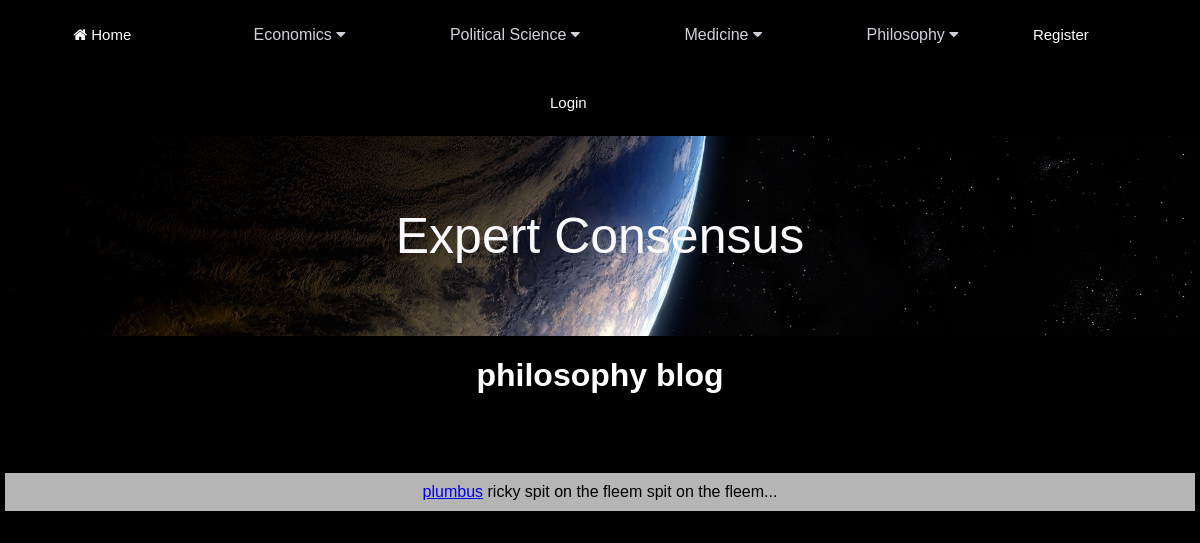
The page /philosophy_blog/ on the database its author committed.
### MainApp/models.py (models this page shows, shortened)
class Post(models.Model):
    title = models.CharField(max_length=255)
    author = models.ForeignKey(User, on_delete=models.CASCADE)
    body = RichTextField(blank=True, null=True)
    category = models.CharField(max_length=255, default='no category')

### MainApp/views.py (the view)
# urls.py: path("philosophy_blog/", Philosophy_Blog.as_view(), name="philosophy_blog"),
class Philosophy_Blog(ListView):
    model = Post
    template_name = 'philosophy_blog.html'
    ordering = ['-id']

### MainApp/templates/philosophy_blog.html (shortened to what this page needs)
{% extends 'base.html' %}
{% block content %}
<h1>philosophy blog</h1>
<ul style="list-style-type:square" id="blog_list">
{% for post in object_list %}
    {% if post.category == 'Philosophy' %}
    <li id="list_id"><a href="{% url 'article_details' post.pk %}">{{ post.title }}</a>
        {{ post.author }}
        {{ post.body }}
        {{ post.body|slice:":20" }}...
    </li>
    {% endif %}
{% endfor %}
</ul>
{% endblock %}

### MainApp/static/style.css (style rules this page uses)
body { margin: 0; padding: 0; background: black; font-family: arial; }
h1 { color: white; text-align: center; }
ul { background: black; text-align: center; padding: 5px; }
#list_id { padding: 10px; background-color:#b5b5b5; margin: 0 0 0px 0; color: black; space-between: 5px; }

### rows shown on the page
Post: title "plumbus", author "ricky", body "spit on the fleem"
